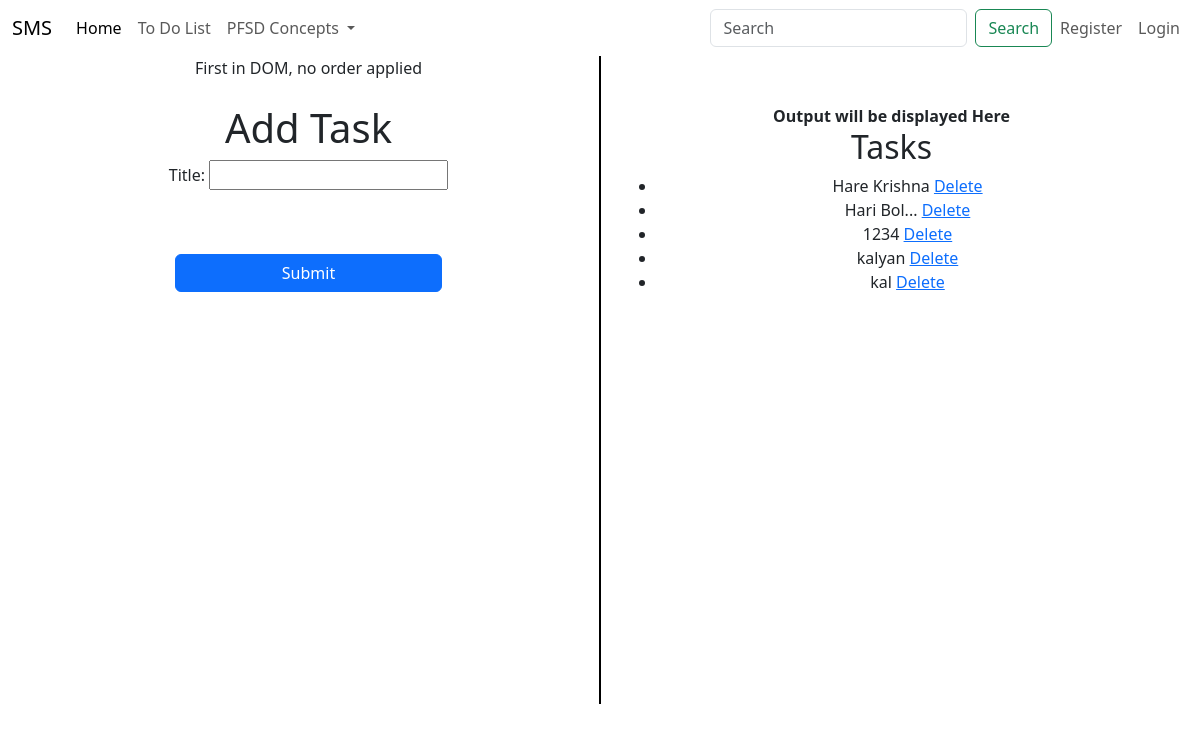
The page /add_task/ on the database its author committed.
### adminapp/models.py (models this page shows, shortened)
class Task(models.Model):
    title = models.CharField(max_length = 200)
    created_at = models.DateTimeField(auto_now_add=True)

### adminapp/views.py (the view)
# urls.py: path('add_task/', views.add_task, name='add_task'),
def add_task(request):
    if request.method == 'POST':
        form = TaskForm(request.POST)
        if form.is_valid():
            form.save()
            return redirect('add_task')
    else:
        form = TaskForm()
    tasks = Task.objects.all()
    return render(request,'adminapp/add_task.html',{'form': form,'tasks':tasks})

### adminapp/forms.py
class TaskForm(forms.ModelForm):
    class Meta:
        model = Task
        fields = ['title']

### templates/adminapp/add_task.html (shortened to what this page needs)
{% extends 'Navbar/Projectnavbar.html' %}
{% load static %}
{% block body %}
<div class="container text-center">
  <div class="row">
    <div class="col">
      First in DOM, no order applied
        <br><br>
            <h1>Add Task</h1>
            <form method="post" action="{% url 'add_task' %}">{% csrf_token %}
            {{ form.as_p }}
            <br><br>
            <div class="d-grid gap-2 col-6 mx-auto">
            <button class="btn btn-primary" type="submit">Submit</button>
            </div>
        </form>
    </div>
      <br><br><br><br><br><br><br><br><br><br><br><br><br><br><br><br>
      <br><br><br><br><br><br><br><br><br><br><br>
       <div class="col-auto d-flex align-items-center">
      <div style="border-left: 2px solid black; height: 100%;"></div>
    </div>
    <div class="col">
        <br><br>
        <strong> Output will be displayed Here</strong>
              <h2>Tasks</h2>
    <ul>
        {% for task in tasks %}
            <li>
                {{ task.title }}
                <a href="{% url 'delete_task' task.pk %}">Delete</a>
            </li>
        {% endfor %}
    </ul>
    </div>
  </div>
</div>
{% endblock %}

### rows shown on the page
Task: title "Hare Krishna"
Task: title "Hari Bol..."
Task: title "1234"
Task: title "kalyan"
Task: title "kal"
